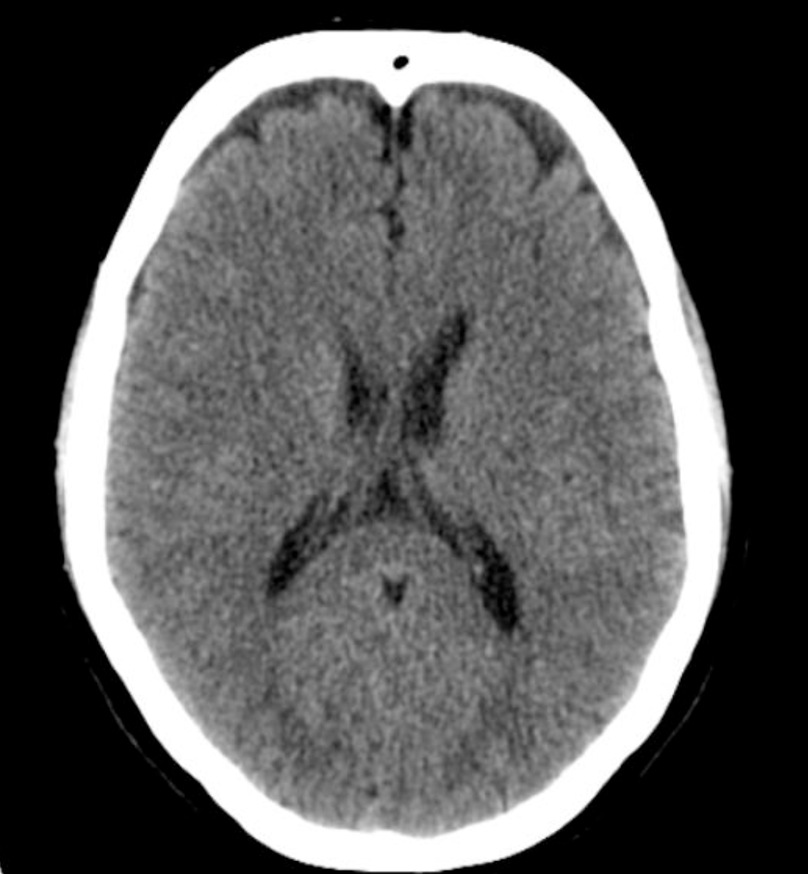
#> input picture edges_v2/images/healthy1.png, 808 x 874 px, shrunk from 1004 x 1086 before the run; its folder holds only this picture in this run
$ python process_image.py
#> lines starting #> are read from the running program, lines starting #| are printed output that depends on the picture; after the words box and inside, x2 and y2 are one past the last pixel; in counts of white or black regions, pixels touching at a corner belong together
import cv2
import numpy as np
import os

def process_image(image_path, block_size=75, black_threshold=50, top_n=10):
    # Load the image
#> called with image_path = 'images/healthy1.png', block_size = 75, black_threshold = 50, top_n = 10
    image = cv2.imread(image_path)
#> image is the input picture: shape (874, 808, 3); mean B, G, R 87.3, 87.3, 87.3

    # Convert to grayscale
    gray_image = cv2.cvtColor(image, cv2.COLOR_BGR2GRAY)

    # Get image dimensions
    height, width = gray_image.shape
#> height = 874; width = 808

    # Create a copy of the original image to draw rectangles
    output_image = image.copy()

    # Initialize list to store block information
    block_info = []

    # Process image in blocks
    for y in range(0, height - block_size + 1, block_size):
        for x in range(0, width - block_size + 1, block_size):
            # Extract block
            block = gray_image[y:y + block_size, x:x + block_size]
            color_block = image[y:y + block_size, x:x + block_size]

            # Calculate standard deviation of the block
            std_dev = np.std(block)

            # Calculate average RGB value of the block
            avg_rgb = np.mean(color_block, axis=(0, 1))
            avg_r, avg_g, avg_b = avg_rgb

            # Calculate distance from black
            distance_from_black = np.sqrt(avg_r**2 + avg_g**2 + avg_b**2)

            # Filter out blocks that are close to black
            if distance_from_black > black_threshold:
                # Store block information
                block_info.append((std_dev, (x, y, block_size, block_size)))
#> block: shape (75, 75); every value is 0
#> color_block: shape (75, 75, 3); every value is 0
#> after the loop, block_info = 88 items

    # Sort blocks by standard deviation (ascending)
    block_info.sort(key=lambda x: x[0])

    # Select the top N blocks with the least standard deviation
    top_blocks = block_info[:top_n]
#> top_blocks = 10 items

    # Draw rectangles around the selected blocks
    for _, (x, y, w, h) in top_blocks:
        cv2.rectangle(output_image, (x, y), (x + w, y + h), (0, 255, 0), 2)  # Green color
#> this loop made 10 passes
#> (x, y) on passes 1 to 10: (450, 225), (225, 225), (300, 225), (450, 375), (225, 375), (225, 300), (525, 300), (150, 300), (150, 450), (300, 600)
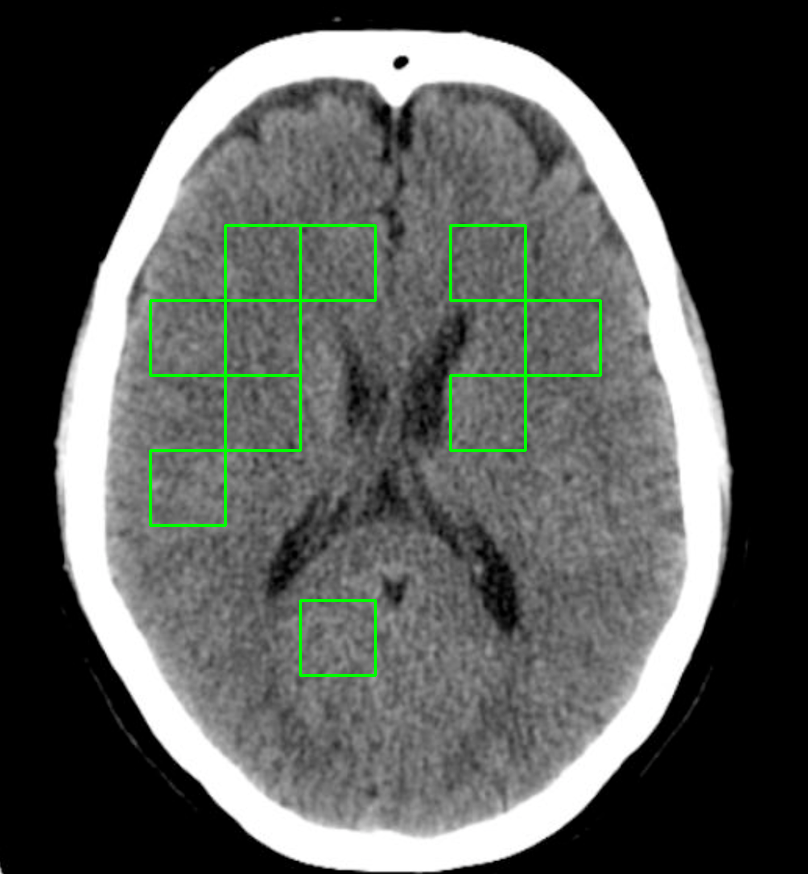
#> output_image: shape (874, 808, 3); 1.14% of pixels changed, all inside (x1, y1, x2, y2) = (149, 224, 602, 677)

    # Display the result
    cv2.imshow('Processed Image', output_image)
    cv2.waitKey(0)
    cv2.destroyAllWindows()

for root, dirs, files in os.walk('images'):
    for file in files:
        # Construct the full file path
        file_path = os.path.join(root, file)

        process_image(file_path)

$ run again, on edges_v2/images/meningioma-sample1.png
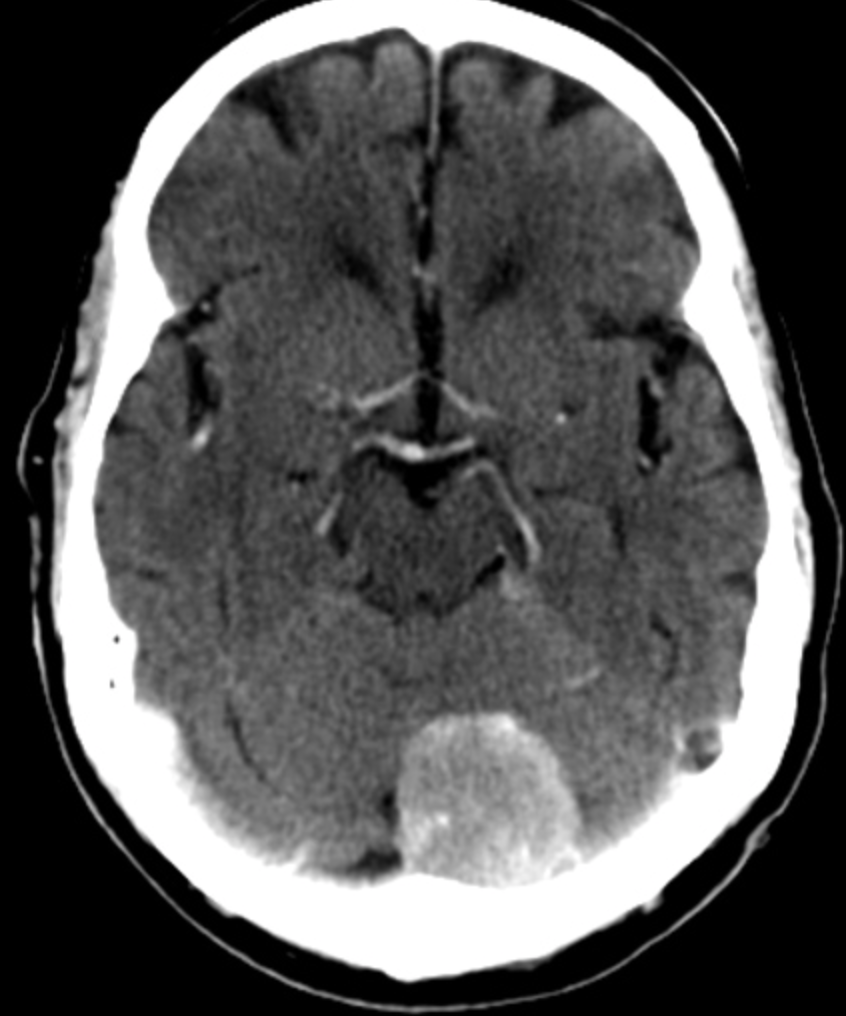
#> input picture edges_v2/images/meningioma-sample1.png, 846 x 1016 px
#> in process_image, image is the input picture: shape (1016, 846, 3); mean B, G, R 87.1, 87.1, 87.1
#> after the loop in process_image, `for y in range(0, height - block_size + 1, block_size):`: block_info = 120 items
#> top_blocks = 10 items
#> the loop in process_image, `for _, (x, y, w, h) in top_blocks:` made 10 passes
#> (x, y) on passes 1 to 8: (450, 150), (225, 375), (300, 300), (225, 150), (375, 525), (300, 675), (225, 300), (300, 150)
#> after the loop in process_image, `for _, (x, y, w, h) in top_blocks:`:
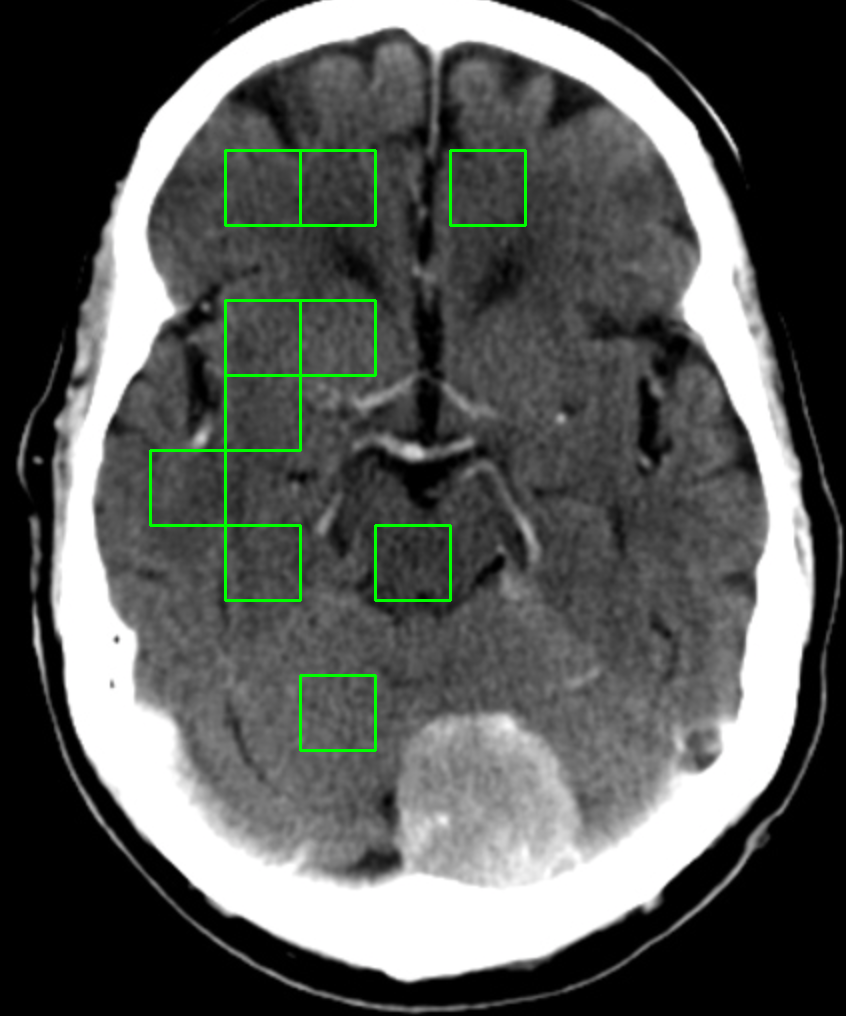
#> output_image: shape (1016, 846, 3); 0.96% of pixels changed, all inside (x1, y1, x2, y2) = (149, 149, 527, 752)

$ run again, on edges_v2/images/meningioma-sample2.png
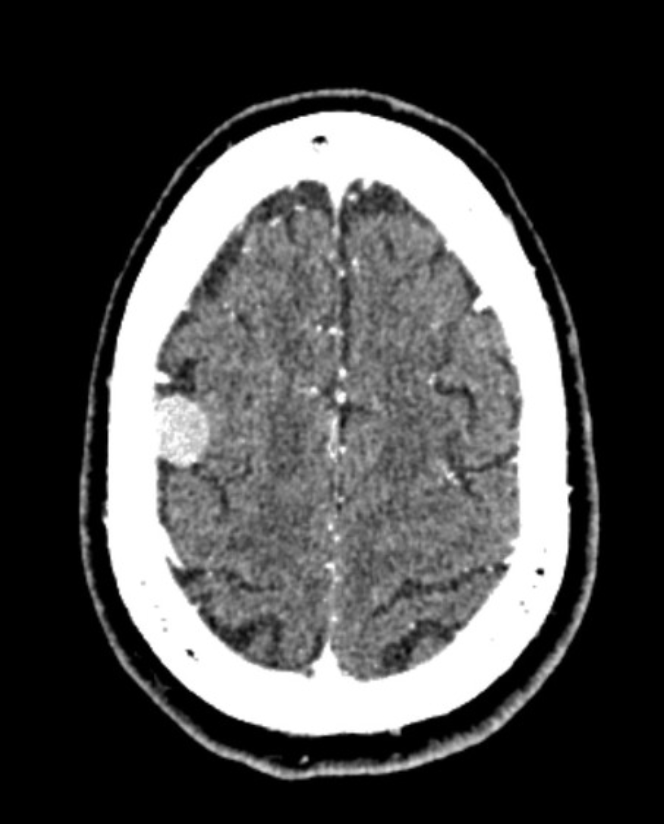
#> input picture edges_v2/images/meningioma-sample2.png, 664 x 824 px
#> in process_image, image is the input picture: shape (824, 664, 3); min 0, max 255, mean 75.4
#> after the loop in process_image, `for y in range(0, height - block_size + 1, block_size):`:
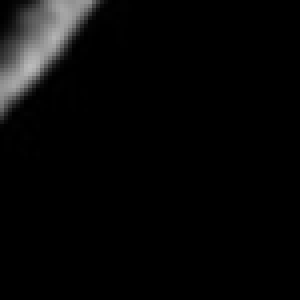
#> block: shape (75, 75) (shown 4 times larger); min 0, max 187, mean 7.8
#> after the loop in process_image, `for y in range(0, height - block_size + 1, block_size):`: block_info = 55 items
#> top_blocks = 10 items
#> the loop in process_image, `for _, (x, y, w, h) in top_blocks:` made 10 passes
#> (x, y) on passes 1 to 8: (225, 450), (375, 300), (225, 525), (375, 375), (225, 375), (375, 450), (225, 300), (300, 450)
#> after the loop in process_image, `for _, (x, y, w, h) in top_blocks:`:
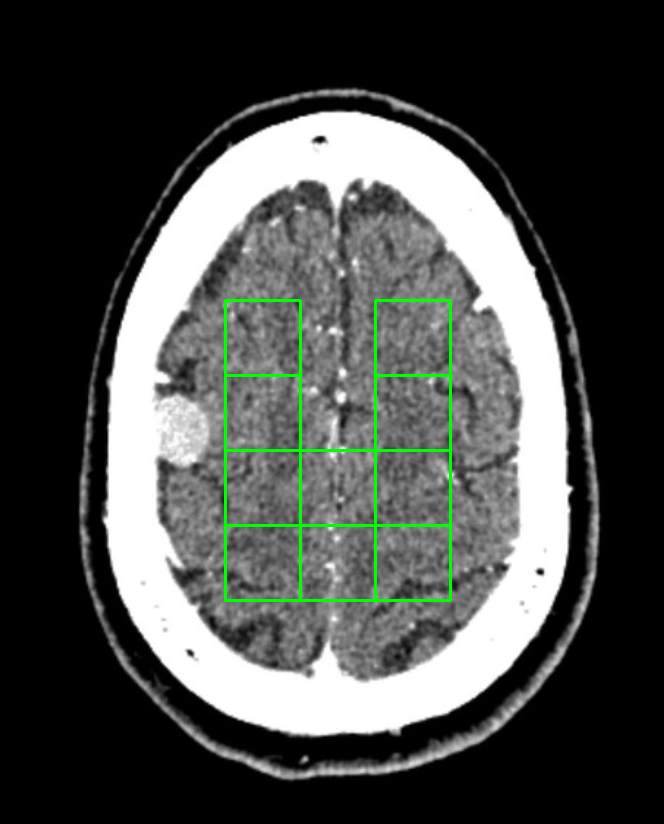
#> output_image: shape (824, 664, 3); 1.18% of pixels changed, all inside (x1, y1, x2, y2) = (224, 299, 452, 602)

$ run again, on edges_v2/images/image.png
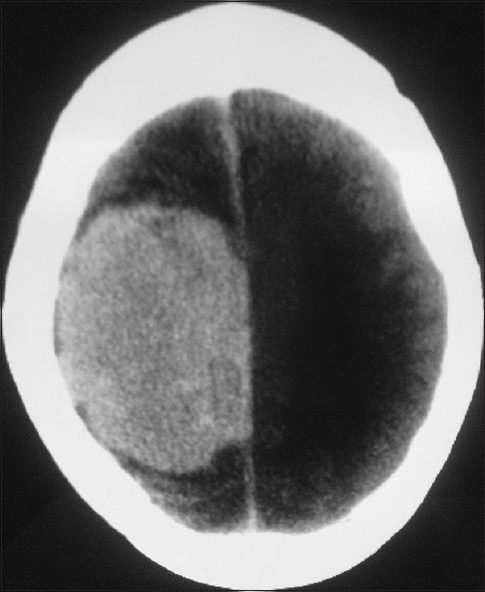
#> input picture edges_v2/images/image.png, 485 x 592 px
#> in process_image, image is the input picture: shape (592, 485, 3); mean B, G, R 113.3, 113.3, 113.3
#> after the loop in process_image, `for y in range(0, height - block_size + 1, block_size):`:
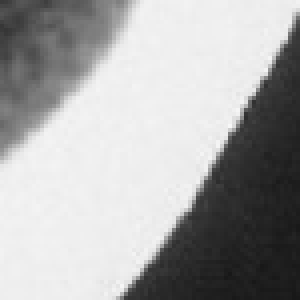
#> block: shape (75, 75) (shown 4 times larger); min 24, max 247, mean 168.3
#> after the loop in process_image, `for y in range(0, height - block_size + 1, block_size):`: block_info = 38 items
#> top_blocks = 10 items
#> the loop in process_image, `for _, (x, y, w, h) in top_blocks:` made 10 passes
#> (x, y) on passes 1 to 8: (150, 300), (150, 225), (150, 375), (75, 300), (225, 150), (75, 225), (150, 150), (75, 375)
#> after the loop in process_image, `for _, (x, y, w, h) in top_blocks:`:
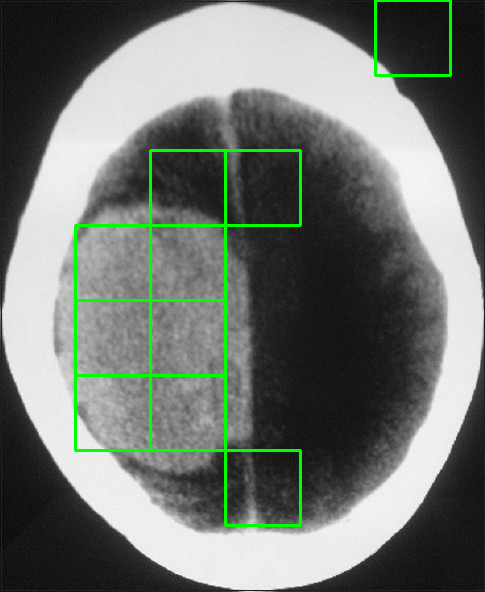
#> output_image: shape (592, 485, 3); 2.37% of pixels changed, all inside (x1, y1, x2, y2) = (74, 0, 452, 527)

$ run again, on edges_v2/images/m-s3.png
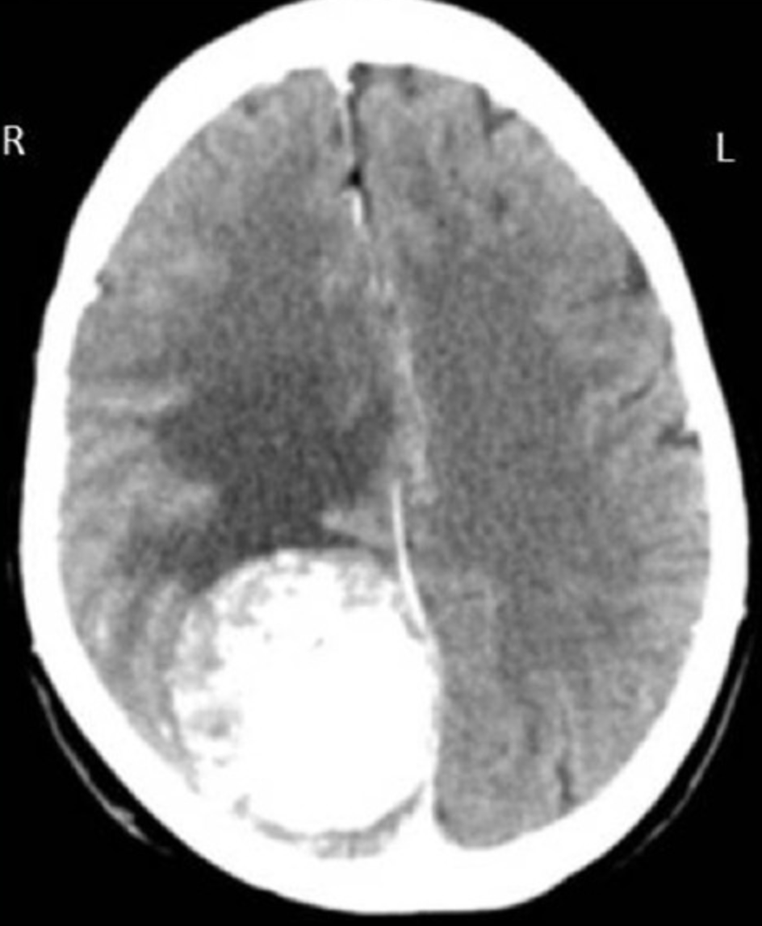
#> input picture edges_v2/images/m-s3.png, 762 x 926 px, shrunk from 944 x 1148 before the run
#> in process_image, image is the input picture: shape (926, 762, 3); mean B, G, R 131.4, 131.4, 131.4
#> after the loop in process_image, `for y in range(0, height - block_size + 1, block_size):`:
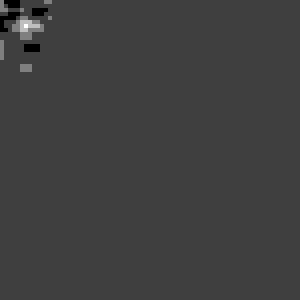
#> block: shape (75, 75) (shown 4 times larger); min 0, max 4, mean 1; drawn with min black and max white
#> after the loop in process_image, `for y in range(0, height - block_size + 1, block_size):`: block_info = 104 items
#> top_blocks = 10 items
#> the loop in process_image, `for _, (x, y, w, h) in top_blocks:` made 10 passes
#> (x, y) on passes 1 to 8: (300, 675), (300, 750), (225, 450), (450, 300), (450, 375), (450, 450), (225, 225), (300, 600)
#> after the loop in process_image, `for _, (x, y, w, h) in top_blocks:`:
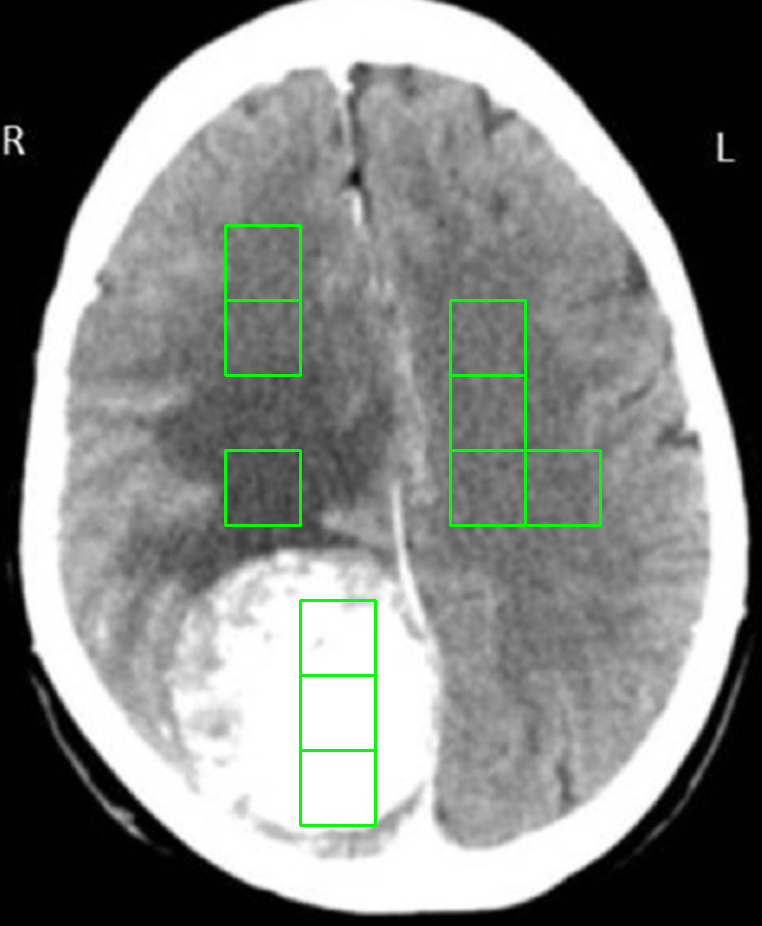
#> output_image: shape (926, 762, 3); 1.07% of pixels changed, all inside (x1, y1, x2, y2) = (224, 224, 602, 827)
